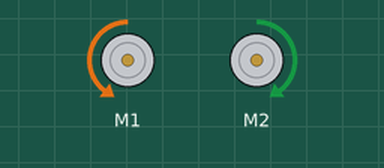
The sketch below on a simulated Arduino Uno, built with avr-gcc and run on an emulated ATmega328P. Parts: 2 × DC motor (green arrow = forward, orange = backward, longer = faster).

Above: at 2.1 s.
At 7.2 s:
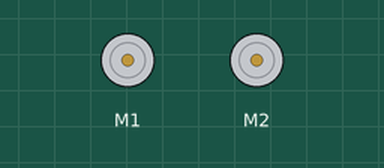
Timing chart, 0 to 15.3 s (numbered marks = the images above):
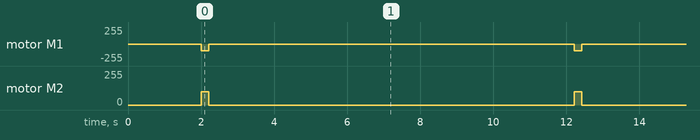

Measured:
- by itself, motor M1: alternates backward 99/255 for 0.21 s and stopped for 10.0 s
- by itself, motor M2: alternates forward 99/255 for 0.21 s and stopped for 10.0 s

The sketch:

point-bot.ino
```cpp
#include <RedBot.h>
#include <RedBotSoftwareSerial.h>

RedBotMotor motor;
int pivotDelays[] = {425, 372, 319, 266, 213, 160, 107, 54, 0, 54, 107, 160, 213, 266, 319, 372, 425};
int i = 9;
int turnSpd = -100;

void setup()
{
  Serial.begin(9600);
  delay(2000);
}

void loop()
{
  motor.pivot(turnSpd);
  delay(pivotDelays[4]);
  motor.brake();
  delay(10000);
}

void turnBot(int d)
{
  if (d > 7)
  {
    motor.pivot(-turnSpd);
  }
  else
  {
    motor.pivot(turnSpd);
  }
  delay(pivotDelays[d]);
  motor.brake();
}
```
